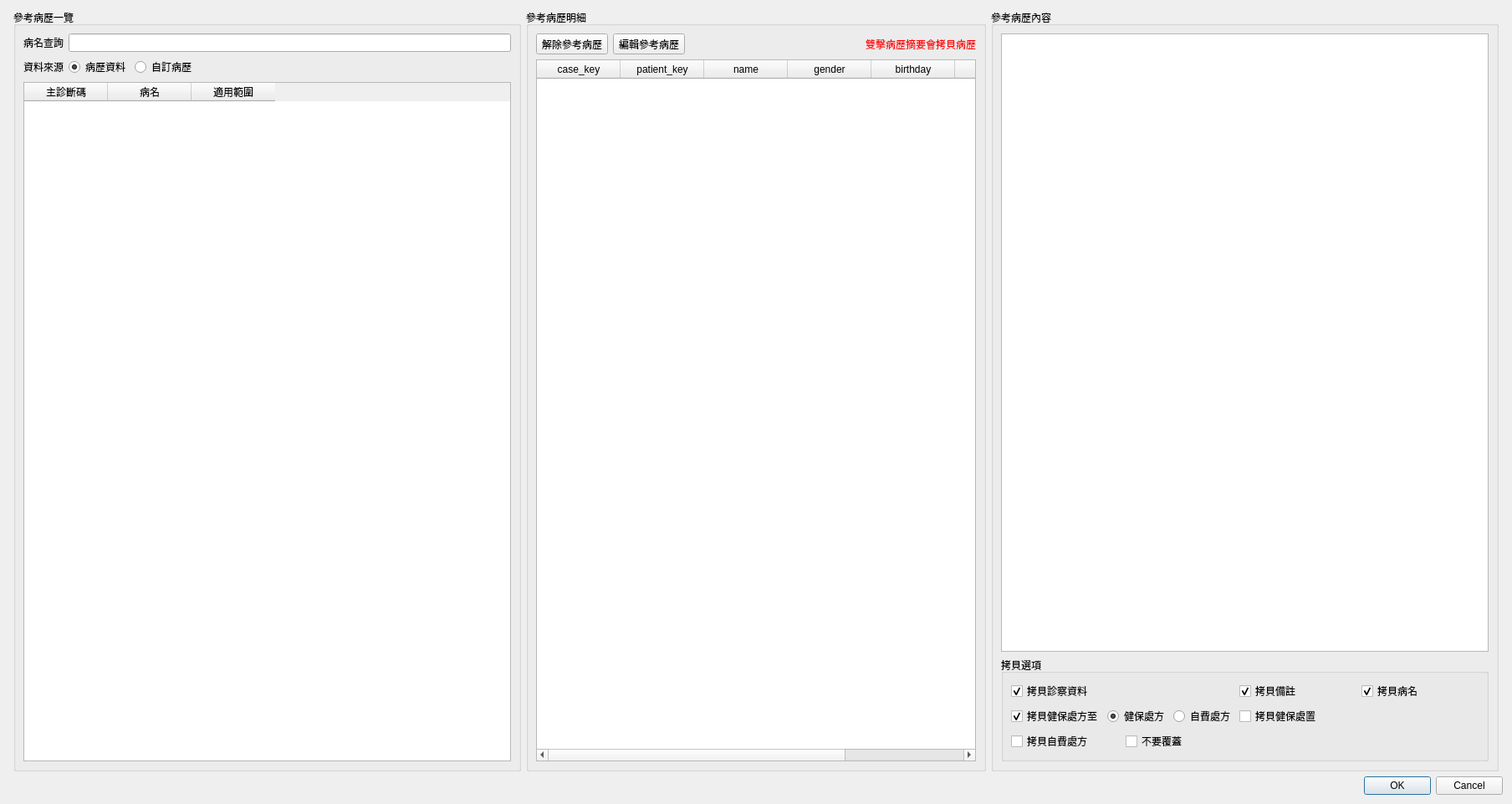
<?xml version="1.0" encoding="UTF-8"?>
<ui version="4.0">
 <class>Dialog_medical_record_past_history</class>
 <widget class="QDialog" name="Dialog_medical_record_past_history">
  <property name="windowModality">
   <enum>Qt::NonModal</enum>
  </property>
  <property name="geometry">
   <rect>
    <x>0</x>
    <y>0</y>
    <width>1808</width>
    <height>961</height>
   </rect>
  </property>
  <property name="sizePolicy">
   <sizepolicy hsizetype="Preferred" vsizetype="Preferred">
    <horstretch>0</horstretch>
    <verstretch>0</verstretch>
   </sizepolicy>
  </property>
  <property name="windowTitle">
   <string>過去病歷</string>
  </property>
  <layout class="QVBoxLayout" name="verticalLayout">
   <item>
    <layout class="QHBoxLayout" name="horizontalLayout">
     <property name="leftMargin">
      <number>5</number>
     </property>
     <property name="topMargin">
      <number>0</number>
     </property>
     <property name="rightMargin">
      <number>5</number>
     </property>
     <item>
      <widget class="QGroupBox" name="groupBox_history_list">
       <property name="maximumSize">
        <size>
         <width>720</width>
         <height>16777215</height>
        </size>
       </property>
       <property name="title">
        <string>參考病歷一覽</string>
       </property>
       <property name="flat">
        <bool>false</bool>
       </property>
       <layout class="QVBoxLayout" name="verticalLayout_2">
        <item>
         <layout class="QHBoxLayout" name="horizontalLayout_3">
          <item>
           <widget class="QLabel" name="label">
            <property name="text">
             <string>病名查詢</string>
            </property>
           </widget>
          </item>
          <item>
           <widget class="QLineEdit" name="lineEdit_disease_name">
            <property name="clearButtonEnabled">
             <bool>true</bool>
            </property>
           </widget>
          </item>
         </layout>
        </item>
        <item>
         <layout class="QHBoxLayout" name="horizontalLayout_6">
          <item>
           <widget class="QLabel" name="label_2">
            <property name="text">
             <string>資料來源</string>
            </property>
           </widget>
          </item>
          <item>
           <widget class="QRadioButton" name="radioButton_medical_record">
            <property name="text">
             <string>病歷資料</string>
            </property>
            <property name="checked">
             <bool>true</bool>
            </property>
           </widget>
          </item>
          <item>
           <widget class="QRadioButton" name="radioButton_custom">
            <property name="text">
             <string>自訂病歷</string>
            </property>
           </widget>
          </item>
          <item>
           <spacer name="horizontalSpacer_2">
            <property name="orientation">
             <enum>Qt::Horizontal</enum>
            </property>
            <property name="sizeHint" stdset="0">
             <size>
              <width>40</width>
              <height>20</height>
             </size>
            </property>
           </spacer>
          </item>
         </layout>
        </item>
        <item>
         <widget class="QTableWidget" name="tableWidget_reference_list">
          <property name="editTriggers">
           <set>QAbstractItemView::NoEditTriggers</set>
          </property>
          <property name="selectionMode">
           <enum>QAbstractItemView::SingleSelection</enum>
          </property>
          <property name="selectionBehavior">
           <enum>QAbstractItemView::SelectRows</enum>
          </property>
          <column>
           <property name="text">
            <string>主診斷碼</string>
           </property>
          </column>
          <column>
           <property name="text">
            <string>病名</string>
           </property>
          </column>
          <column>
           <property name="text">
            <string>適用範圍</string>
           </property>
          </column>
         </widget>
        </item>
       </layout>
      </widget>
     </item>
     <item>
      <widget class="QGroupBox" name="groupBox">
       <property name="maximumSize">
        <size>
         <width>550</width>
         <height>16777215</height>
        </size>
       </property>
       <property name="title">
        <string>參考病歷明細</string>
       </property>
       <property name="flat">
        <bool>false</bool>
       </property>
       <layout class="QVBoxLayout" name="verticalLayout_4">
        <item>
         <layout class="QHBoxLayout" name="horizontalLayout_4">
          <item>
           <widget class="QToolButton" name="toolButton_cancel_reference">
            <property name="text">
             <string>解除參考病歷</string>
            </property>
            <property name="icon">
             <iconset>
              <normaloff>../icons/changes-allow.png</normaloff>../icons/changes-allow.png</iconset>
            </property>
            <property name="toolButtonStyle">
             <enum>Qt::ToolButtonTextBesideIcon</enum>
            </property>
           </widget>
          </item>
          <item>
           <widget class="QToolButton" name="toolButton_edit_reference">
            <property name="text">
             <string>編輯參考病歷</string>
            </property>
            <property name="icon">
             <iconset>
              <normaloff>../icons/gtk-edit.svg</normaloff>../icons/gtk-edit.svg</iconset>
            </property>
            <property name="toolButtonStyle">
             <enum>Qt::ToolButtonTextBesideIcon</enum>
            </property>
           </widget>
          </item>
          <item>
           <spacer name="horizontalSpacer">
            <property name="orientation">
             <enum>Qt::Horizontal</enum>
            </property>
            <property name="sizeHint" stdset="0">
             <size>
              <width>40</width>
              <height>20</height>
             </size>
            </property>
           </spacer>
          </item>
          <item>
           <widget class="QLabel" name="label_3">
            <property name="styleSheet">
             <string notr="true">color: rgb(255, 0, 0);</string>
            </property>
            <property name="text">
             <string>雙擊病歷摘要會拷貝病歷</string>
            </property>
           </widget>
          </item>
         </layout>
        </item>
        <item>
         <widget class="QTableWidget" name="tableWidget_reference_symptom">
          <property name="editTriggers">
           <set>QAbstractItemView::NoEditTriggers</set>
          </property>
          <property name="selectionMode">
           <enum>QAbstractItemView::SingleSelection</enum>
          </property>
          <property name="selectionBehavior">
           <enum>QAbstractItemView::SelectRows</enum>
          </property>
          <column>
           <property name="text">
            <string>case_key</string>
           </property>
          </column>
          <column>
           <property name="text">
            <string>patient_key</string>
           </property>
          </column>
          <column>
           <property name="text">
            <string>name</string>
           </property>
          </column>
          <column>
           <property name="text">
            <string>gender</string>
           </property>
          </column>
          <column>
           <property name="text">
            <string>birthday</string>
           </property>
          </column>
          <column>
           <property name="text">
            <string>保險類別</string>
           </property>
          </column>
          <column>
           <property name="text">
            <string>病歷摘要</string>
           </property>
          </column>
         </widget>
        </item>
       </layout>
      </widget>
     </item>
     <item>
      <widget class="QGroupBox" name="groupBox_medical_record">
       <property name="title">
        <string>參考病歷內容</string>
       </property>
       <property name="flat">
        <bool>false</bool>
       </property>
       <layout class="QVBoxLayout" name="verticalLayout_3">
        <item>
         <widget class="QTextEdit" name="textEdit_medical_record">
          <property name="readOnly">
           <bool>true</bool>
          </property>
         </widget>
        </item>
        <item>
         <widget class="QGroupBox" name="groupBox_copy_option">
          <property name="title">
           <string>拷貝選項</string>
          </property>
          <layout class="QGridLayout" name="gridLayout">
           <item row="0" column="0">
            <widget class="QCheckBox" name="checkBox_diagnostic">
             <property name="text">
              <string>拷貝診察資料</string>
             </property>
             <property name="checked">
              <bool>true</bool>
             </property>
            </widget>
           </item>
           <item row="0" column="1">
            <widget class="QCheckBox" name="checkBox_remark">
             <property name="text">
              <string>拷貝備註</string>
             </property>
             <property name="checked">
              <bool>true</bool>
             </property>
            </widget>
           </item>
           <item row="1" column="0">
            <layout class="QHBoxLayout" name="horizontalLayout_2">
             <item>
              <widget class="QCheckBox" name="checkBox_ins_prescript">
               <property name="text">
                <string>拷貝健保處方至</string>
               </property>
               <property name="checked">
                <bool>true</bool>
               </property>
              </widget>
             </item>
             <item>
              <widget class="QRadioButton" name="radioButton_ins_prescript">
               <property name="text">
                <string>健保處方</string>
               </property>
               <property name="checked">
                <bool>true</bool>
               </property>
              </widget>
             </item>
             <item>
              <widget class="QRadioButton" name="radioButton_self_prescript">
               <property name="text">
                <string>自費處方</string>
               </property>
              </widget>
             </item>
            </layout>
           </item>
           <item row="0" column="2">
            <widget class="QCheckBox" name="checkBox_disease">
             <property name="text">
              <string>拷貝病名</string>
             </property>
             <property name="checked">
              <bool>true</bool>
             </property>
            </widget>
           </item>
           <item row="1" column="1">
            <widget class="QCheckBox" name="checkBox_ins_treat">
             <property name="text">
              <string>拷貝健保處置</string>
             </property>
            </widget>
           </item>
           <item row="2" column="0">
            <layout class="QHBoxLayout" name="horizontalLayout_5">
             <item>
              <widget class="QCheckBox" name="checkBox_self_prescript">
               <property name="text">
                <string>拷貝自費處方</string>
               </property>
              </widget>
             </item>
             <item>
              <widget class="QCheckBox" name="checkBox_not_overwrite">
               <property name="text">
                <string>不要覆蓋</string>
               </property>
              </widget>
             </item>
            </layout>
           </item>
          </layout>
         </widget>
        </item>
       </layout>
      </widget>
     </item>
    </layout>
   </item>
   <item>
    <widget class="QDialogButtonBox" name="buttonBox">
     <property name="orientation">
      <enum>Qt::Horizontal</enum>
     </property>
     <property name="standardButtons">
      <set>QDialogButtonBox::Cancel|QDialogButtonBox::Ok</set>
     </property>
     <property name="centerButtons">
      <bool>false</bool>
     </property>
    </widget>
   </item>
  </layout>
 </widget>
 <resources/>
 <connections>
  <connection>
   <sender>buttonBox</sender>
   <signal>accepted()</signal>
   <receiver>Dialog_medical_record_past_history</receiver>
   <slot>accept()</slot>
   <hints>
    <hint type="sourcelabel">
     <x>248</x>
     <y>254</y>
    </hint>
    <hint type="destinationlabel">
     <x>157</x>
     <y>274</y>
    </hint>
   </hints>
  </connection>
  <connection>
   <sender>buttonBox</sender>
   <signal>rejected()</signal>
   <receiver>Dialog_medical_record_past_history</receiver>
   <slot>reject()</slot>
   <hints>
    <hint type="sourcelabel">
     <x>316</x>
     <y>260</y>
    </hint>
    <hint type="destinationlabel">
     <x>286</x>
     <y>274</y>
    </hint>
   </hints>
  </connection>
 </connections>
</ui>
